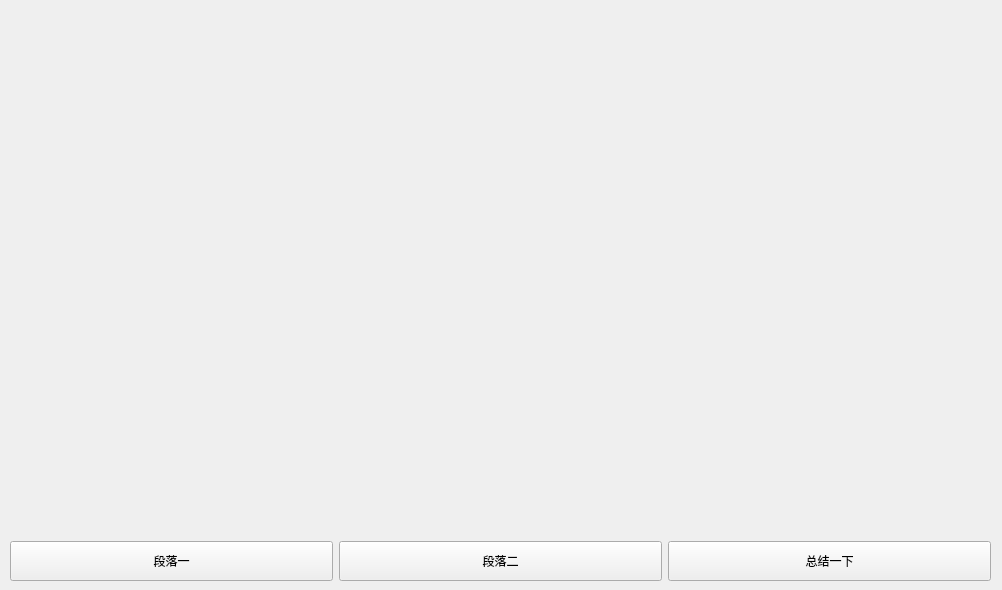
<?xml version="1.0" encoding="UTF-8"?>
<ui version="4.0">
 <class>Chat_Main</class>
 <widget class="QWidget" name="Chat_Main">
  <property name="geometry">
   <rect>
    <x>0</x>
    <y>0</y>
    <width>1002</width>
    <height>590</height>
   </rect>
  </property>
  <property name="windowTitle">
   <string>Form</string>
  </property>
  <widget class="QWidget" name="">
   <property name="geometry">
    <rect>
     <x>10</x>
     <y>0</y>
     <width>981</width>
     <height>581</height>
    </rect>
   </property>
   <layout class="QVBoxLayout" name="verticalLayout_2" stretch="10,1">
    <property name="spacing">
     <number>6</number>
    </property>
    <item>
     <layout class="QVBoxLayout" name="message_layout">
      <item>
       <widget class="QWidget" name="message_placeholder" native="true"/>
      </item>
     </layout>
    </item>
    <item>
     <layout class="QHBoxLayout" name="input_layout" stretch="0,0,0">
      <item>
       <widget class="QPushButton" name="pushButton_3">
        <property name="minimumSize">
         <size>
          <width>0</width>
          <height>40</height>
         </size>
        </property>
        <property name="text">
         <string>段落一</string>
        </property>
       </widget>
      </item>
      <item>
       <widget class="QPushButton" name="pushButton_2">
        <property name="minimumSize">
         <size>
          <width>0</width>
          <height>40</height>
         </size>
        </property>
        <property name="text">
         <string>段落二</string>
        </property>
       </widget>
      </item>
      <item>
       <widget class="QPushButton" name="pushButton_1">
        <property name="minimumSize">
         <size>
          <width>0</width>
          <height>40</height>
         </size>
        </property>
        <property name="text">
         <string>总结一下</string>
        </property>
       </widget>
      </item>
     </layout>
    </item>
   </layout>
  </widget>
 </widget>
 <resources/>
 <connections/>
</ui>
